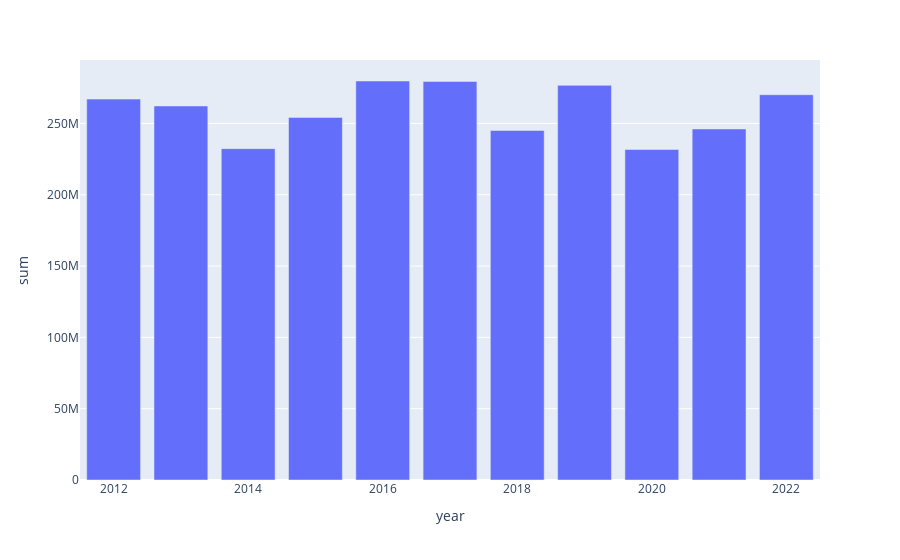

The cell this chart's notebook holds for it:
### Markdown cell above
6. Using `plotly` visualize sales over year **directly from your data warehouse** like the below graph

### Code cell
import plotly.express as px

df_direct = pd.read_sql(f"SELECT year, sum(jan+feb+mar+apr+may+jun+jul+aug+sep+oct+nov+dec) FROM {schema}.{table} group by year", con=connection)


fig = px.bar(df_direct, x='year', y='sum')
fig.show()

### Figure 1 — Plotly figure (JSON) as saved in the notebook; plotly's stock layout.template omitted (floating-point values rounded to 4 significant figures)
{"data": [{"alignmentgroup": "True", "hovertemplate": "year=%{x}<br>sum=%{y}<extra></extra>", "legendgroup": "", "marker": {"color": "#636efa", "pattern": {"shape": ""}}, "name": "", "offsetgroup": "", "orientation": "v", "showlegend": false, "textposition": "auto", "type": "bar", "x": [2013, 2021, 2020, 2015, 2022, 2014, 2017, 2016, 2019, 2012, 2018], "xaxis": "x", "y": [262251784, 246138623, 231748250, 254269986, 270146778, 232336858, 279462000, 279777704, 276712132, 267084281, 245079725], "yaxis": "y"}], "layout": {"barmode": "relative", "legend": {"tracegroupgap": 0}, "margin": {"t": 60}, "xaxis": {"anchor": "y", "domain": [0, 1], "title": {"text": "year"}}, "yaxis": {"anchor": "x", "domain": [0, 1], "title": {"text": "sum"}}}}
